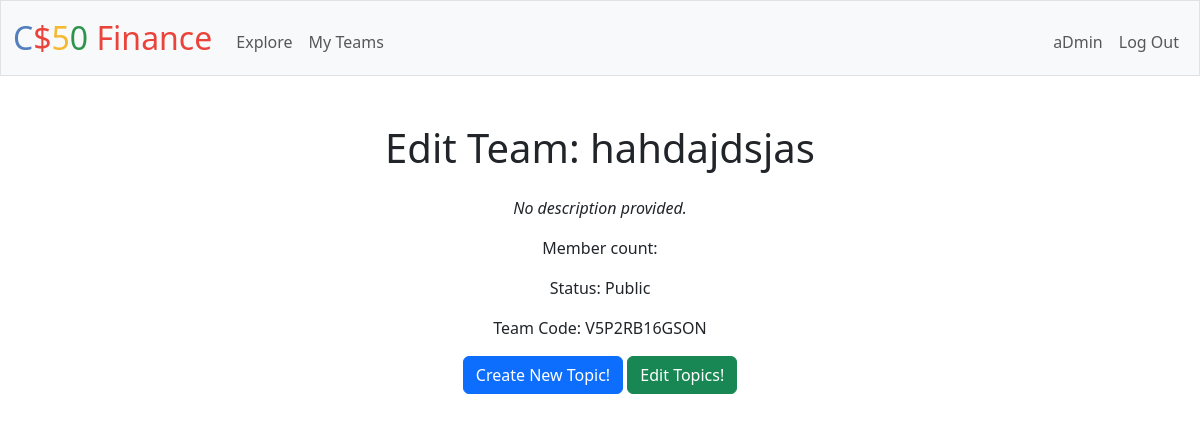
/edit_team/hahdajdsjas (signed in), run on the app's committed database.
### tables this page shows
CREATE TABLE "team_members" (
    "team_id"   INTEGER NOT NULL,
    "user_id"   INTEGER NOT NULL,
    "privilege" TEXT,
    CONSTRAINT "fk_team_members_team_id" FOREIGN KEY("team_id") REFERENCES "teams"("id") ON DELETE CASCADE,
    CONSTRAINT "fk_team_members_user_id" FOREIGN KEY("user_id") REFERENCES "users"("id") ON DELETE CASCADE
);

CREATE TABLE "teams" (
    "id"    INTEGER NOT NULL UNIQUE,
    "code"  TEXT NOT NULL,
    "name"  TEXT NOT NULL UNIQUE,
    "description" TEXT,
    "access_type" TEXT NOT NULL,
    PRIMARY KEY("id" AUTOINCREMENT)
);

### app.py (the view)
@app.route("/edit_team/<string:team_name>", methods=["GET"])
@edit_required
def edit_team(team_name):
    topics = db.execute("""
        SELECT topics.name, teams.name
        FROM topics
        JOIN team_topics ON topics.id = team_topics.topic_id
        JOIN teams ON team_topics.team_id = teams.id
        WHERE teams.name = ?
        ORDER BY topics.name
    """, team_name)
    team = db.execute("SELECT * FROM teams WHERE name = ?", team_name)[0]
    return render_template("edit_team.html", topics=topics, team=team)

### app.py (called while the page is built)
@app.after_request
def after_request(response):
    response.headers["Cache-Control"] = "no-cache, no-store, must-revalidate"
    response.headers["Expires"] = 0
    response.headers["Pragma"] = "no-cache"
    return response

### templates/edit_team.html (shortened to what this page needs)
{% extends "layout.html" %}
{% block main %}
    <h1 class="text-center mb-4">Edit Team: {{ team.name }}</h1>
    {% if team.description %}
        <p class="card-text"><i>{{ team.description }}</i></p>
    {% else %}
        <p class="card-text"><i>No description provided.</i></p>
    {% endif %}
    <p class="card-text">Member count: {{ team.member_count }}</p>
    <p class="card-text">Status: {{ team.access_type.capitalize() }}</p>
    {% if team.access_type == "public" %}
        <p class="card-text">Team Code: {{ team.code }}</p>
    {% endif %}
    <div class="text-center mb-4">
        <button type="button" class="btn btn-primary" id="cancel-member-changes" data-bs-toggle="modal" data-bs-target="#create-topics-modal">
            Create New Topic!
        </button>
        <button type="button" class="btn btn-success" data-bs-toggle="modal" data-bs-target="#edit-topics-modal">
            Edit Topics!
        </button>
    </div>
{% endblock %}

### templates/layout.html (shortened to what this page needs)
<!DOCTYPE html>
<html lang="en">
    <head>
        <link href="https://cdn.jsdelivr.net/npm/bootstrap@5.3.3/dist/css/bootstrap.min.css" rel="stylesheet">
        <link href="/static/styles.css" rel="stylesheet">
    </head>
    <body>
        <nav class="bg-light border navbar navbar-expand-md navbar-light">
            <div class="container-fluid">
                <a class="navbar-brand" href="/"><span class="blue">C</span><span class="red">$</span><span class="yellow">5</span><span class="green">0</span> <span class="red">Finance</span></a>
                <div class="collapse navbar-collapse" id="navbar">
                    {% if session["user_id"] %}
                        <ul class="navbar-nav me-auto mt-2">
                            <li class="nav-item"><a class="nav-link btn" href="/explore">Explore</a></li>
                            <li class="nav-item"><a class="nav-link btn" href="/teams">My Teams</a></li>
                        </ul>
                        <ul class="navbar-nav ms-auto mt-2">
                            <li class="nav-item"><a class="nav-link btn" href="/account">{{ session["username"] }}</a></li>
                            <li class="nav-item"><a class="nav-link btn" href="/logout">Log Out</a></li>
                        </ul>
                    {% else %}
                        <ul class="navbar-nav ms-auto mt-2">
                            <li class="nav-item"><a class="nav-link btn" href="/register">Register</a></li>
                            <li class="nav-item"><a class="nav-link btn" href="/login">Log In</a></li>
                        </ul>
                    {% endif %}
                </div>
            </div>
        </nav>
        <main class="container py-5 text-center">
            {% block main %}{% endblock %}
        </main>
    </body>
</html>

### static/styles.css (style rules this page uses)
nav .navbar-brand { font-size: xx-large; }
nav .navbar-brand .blue { color: #537fbe; }
nav .navbar-brand .red { color: #ea433b; }
nav .navbar-brand .yellow { color: #f5b82e; }
nav .navbar-brand .green { color: #2e944b; }
.card, .btn, .form-control { transition: opacity 0.2s, transform 0.2s; }

### data on the page
team_members: username "aDmin"
teams: name "hahdajdsjas", access_type "Public", code "V5P2RB16GSON"
